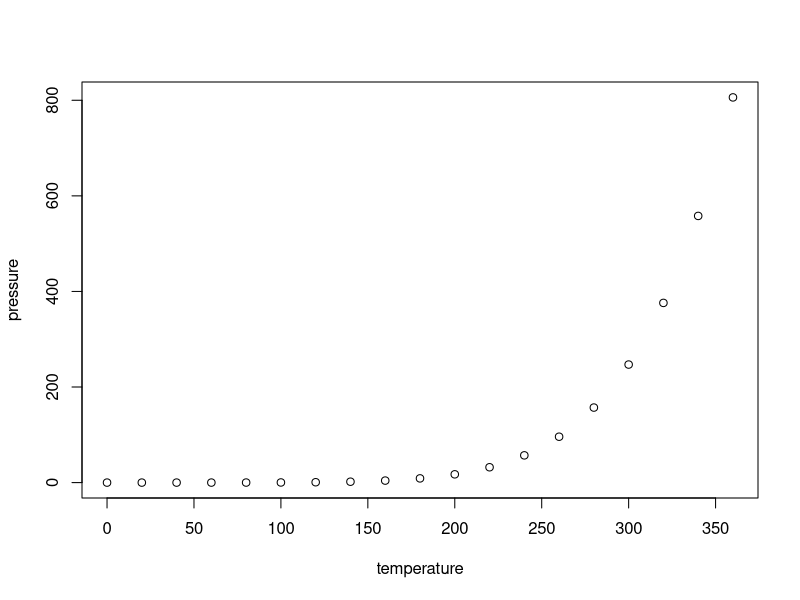
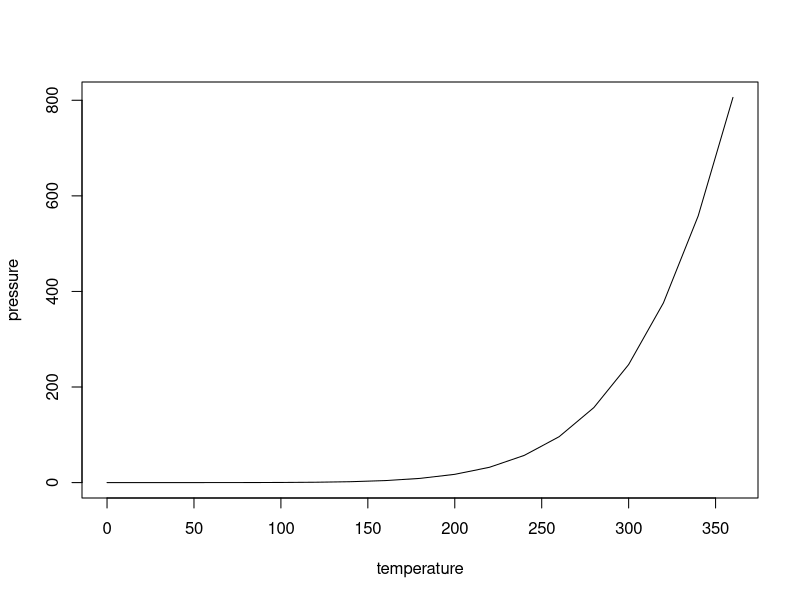
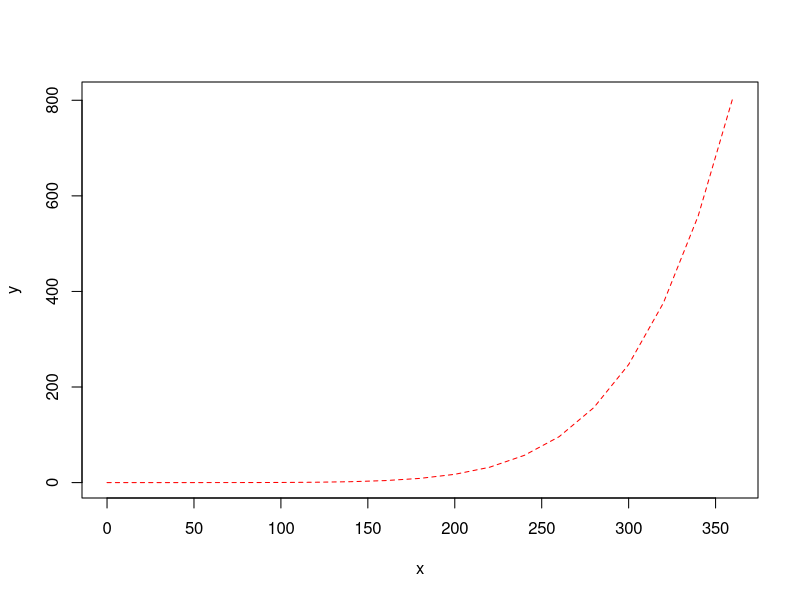
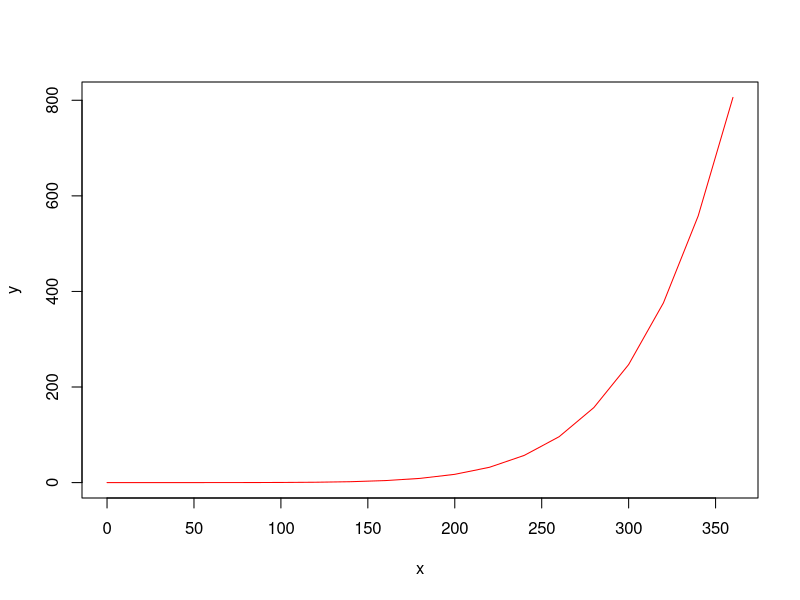
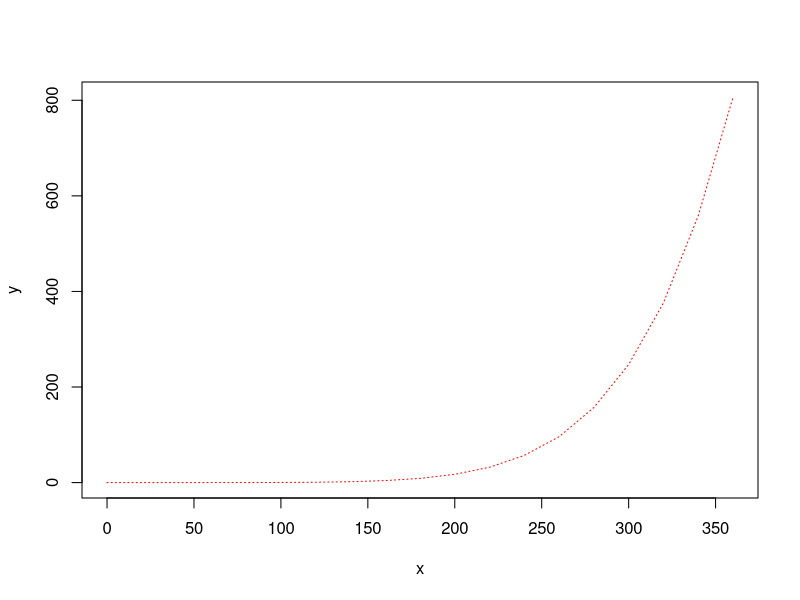
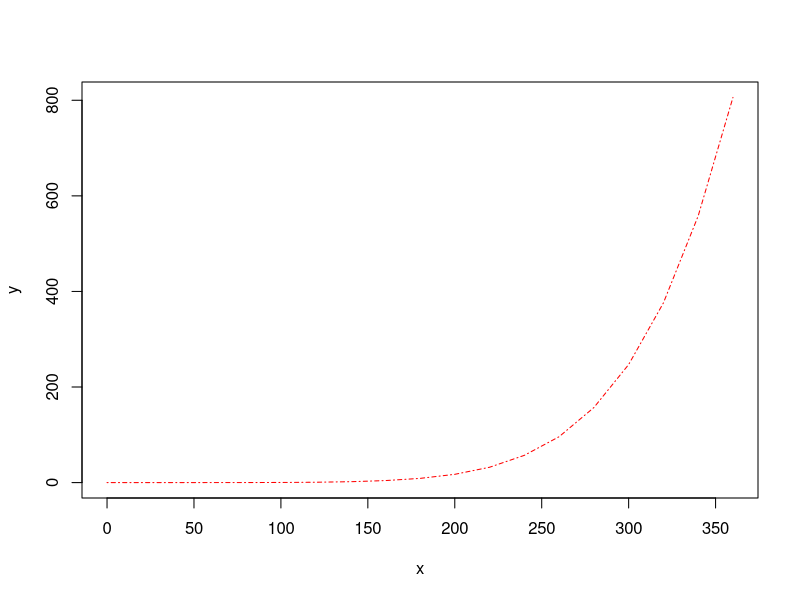
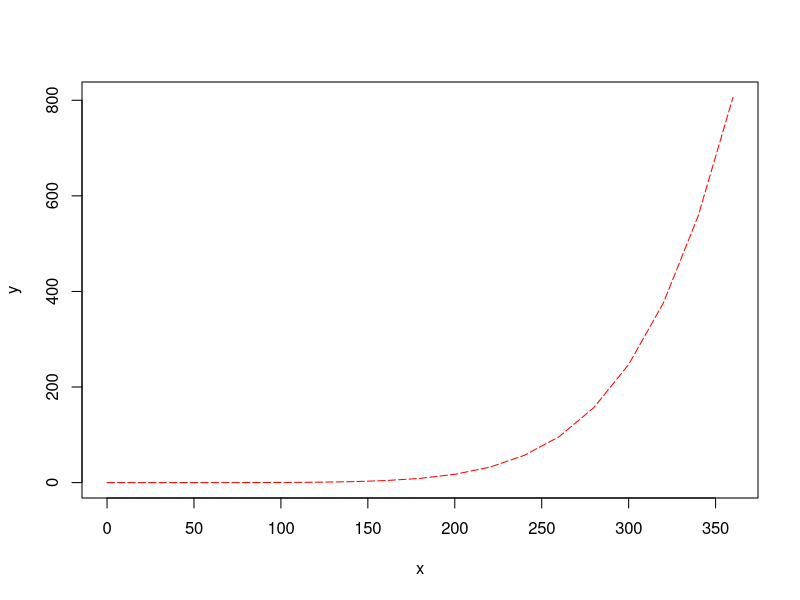
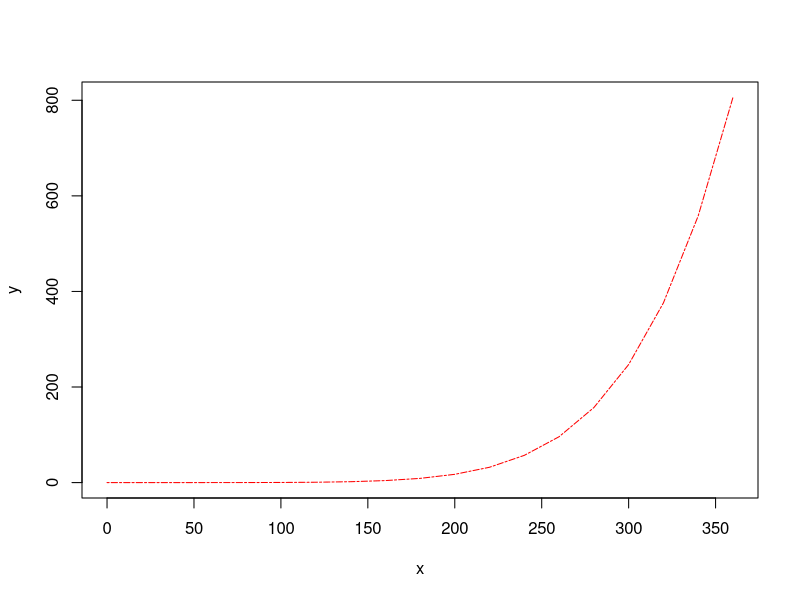

These charts were generated, in order, by the following R code:
plot(pressure);
plot(pressure,type="l");
# lty="solid" or lty=1 default 控制线的类型
# lty="dashed" or lty=2
# lty="dotted" or lty=3
# lty="dotdash" or lty=4
# lty="longdash" or lty=5
# lty="twodash", or lty=6
# lty="blank" or lty=0 (抑制绘图)
x <- pressure$temperature;
y <- pressure$pressure;
plot(x,y,type="l",lty="dashed",col="red");
plot(x,y,type="l",lty="solid",col="red");
plot(x,y,type="l",lty="dotted",col="red");
plot(x,y,type="l",lty="dotdash",col="red");
plot(x,y,type="l",lty="longdash",col="red");
plot(x,y,type="l",lty="twodash",col="red");
plot(x,y,type="l",lty="blank");

plot(x,y,type="l",col="red");
lines(x,y+100,type="l",lty="dashed",col="green");
lines(x,y+200,type="l",lty="dotted",col="blue");

x1 <- runif(30);
x2 <- rnorm(30);
y1 <- dunif(x1);
y2 <- dnorm(x2);
xlim <- range(c(x1,x2));
ylim <- range(c(y1,y2));
plot(x1,y1,type="l",xlim=xlim,ylim=ylim);
lines(x2,y2,type="l");

x <- rnorm(100);
m <- mean(x);
plot(x);
abline(h=m); # 添加水平线
# abline(h=0);
stdevs <- m+c(-2,-1,1,2)*sd(x);
abline(h=stdevs,lty="dotted"); # 上下两个标准差的地方绘制虚线

# 创建箱线图
boxplot(x);

data(UScereal,package="MASS");
boxplot(sugars~shelf,data=UScereal,
	main="Sugar Content by Shelf",
	xlab="Shelf",ylab="Sugar(grams per portion)");